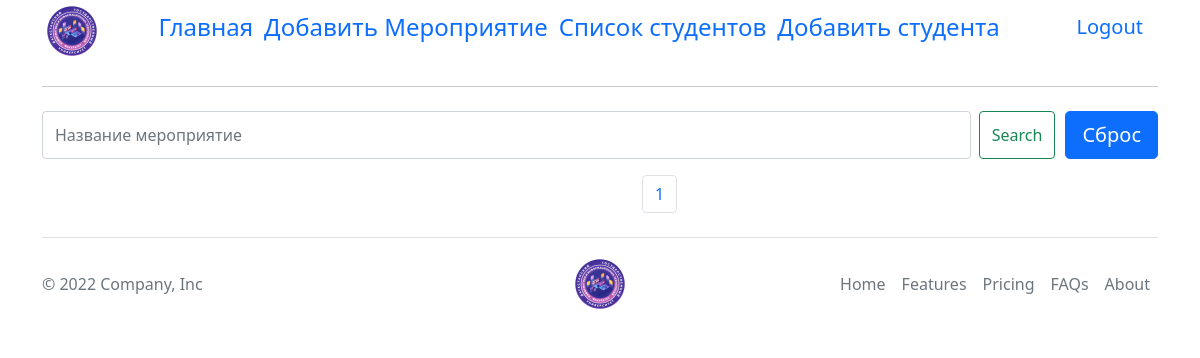
Before: /list_events/ (signed in) with the older database file.
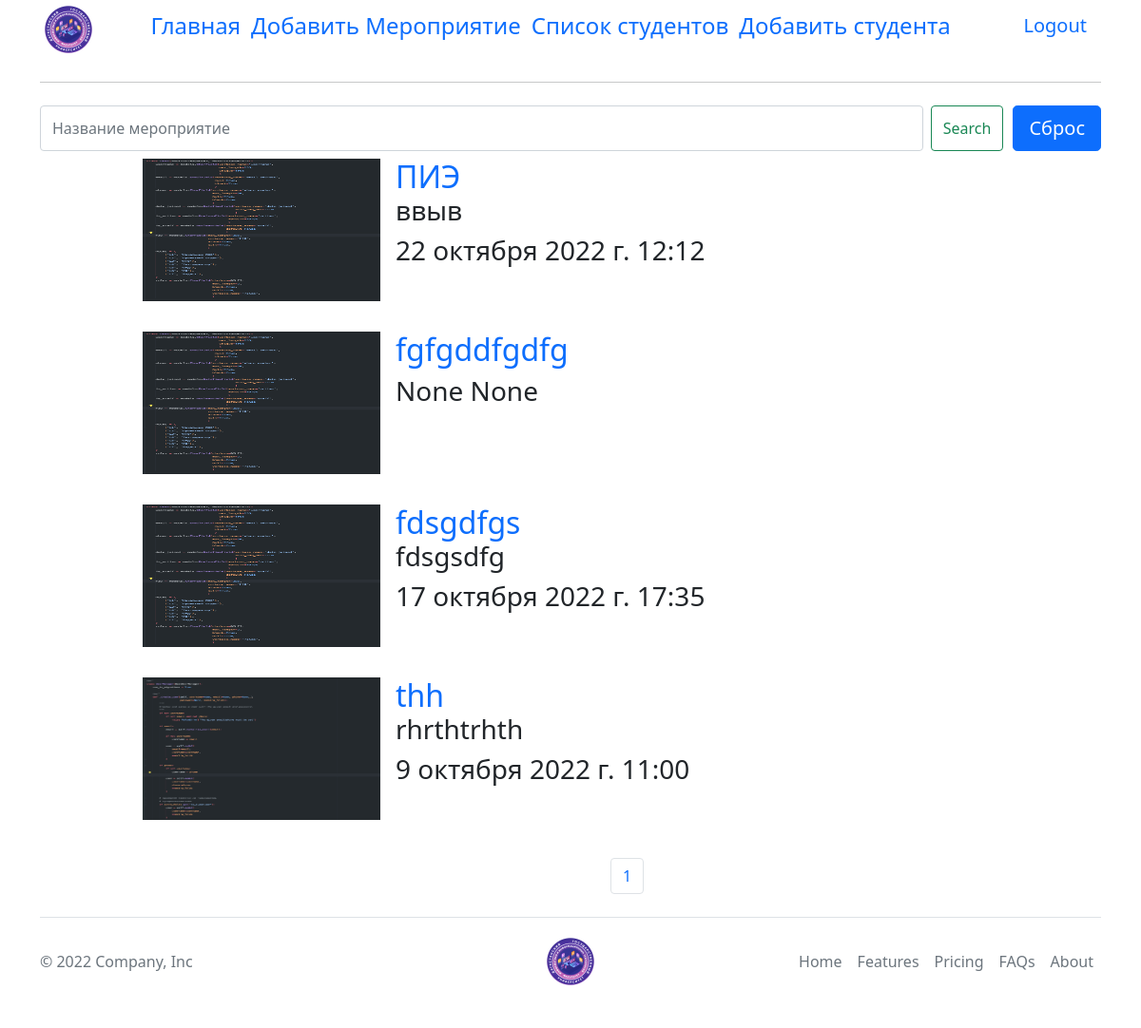
After: the same page with the newer database file.
### Students/models.py (models this page shows, shortened)
class Events(models.Model):
    name = models.CharField(max_length=255, verbose_name='Название мероприятия')
    photo = models.FileField(upload_to='Events/%Y/%m.%d/', verbose_name='Фото мероприятия')
    text = models.TextField(verbose_name='текст', blank=True)
    date = models.DateField(verbose_name='Дата мероприятия', blank=True, null=True)
    time = models.TimeField(verbose_name='Время мероприятия', blank=True, null=True)
    user = models.ForeignKey(to='CustomUser', verbose_name='Кто добавил', on_delete=models.CASCADE, null=True)
    class Meta:
        db_table = 'Events'

### Students/views.py (the view, shortened to what this page needs)
# urls.py: path('list_events/', ListEvents.as_view(), name='list_events'),
class ListEvents(LoginRequiredMixin, View):
    def get(self, request):
        model = Events.objects.all()
        paginator = Paginator(model, 5)
        page_number = request.GET.get('page')
        page_ogj = paginator.get_page(page_number)
        return render(request, "Students/for_base/create_events.html", {'models': page_ogj, 'menu': menu, 'list': True})

### Students/templates/Students/for_base/create_events.html (shortened to what this page needs)
{% extends 'Students/Base_student.html' %}
{% block content %}
    <div class="container">
        {% if not list %}
            <div class="events">
                <form action="." method="post" class="needs-validation" enctype="multipart/form-data">
                    {% csrf_token %}
                    {% for f in form %}
                        <p><label class="form-check-label" for="{{ f.id_for_label }}">{{ f.label }}:</label> {{ f }}</p>
                        <div class="form-error">{{ f.errors }}</div>
                    {% endfor %}
                    <hr class="my-4">
                    <button class="w-100 btn btn-primary btn-lg" type="submit">Добавить мероприятие</button>
                </form>
            </div>
        {% elif list %}
            <form class="d-flex" role="search" method="post" action="">
                <input class="form-control me-2" type="search" placeholder="Название мероприятие " name="events">
                <button class="btn btn-outline-success" type="submit">Search</button>
                <a class="djdt-width-20 btn btn-primary btn-lg" style="margin-left: 10px"
                   href="{% url 'list_events' %}">Сброс</a>
            </form>
            {% for model in models %}
                <div class="d-flex bd-highlight mb-3" style="margin-left: 100px">
                    <div class="p-2 bd-highlight">
                        <img src="{{ model.photo.url }}" alt="фото студента" width="250px" height="150px">
                    </div>
                    <div class="p-2 bd-highlight">
                        <a href="{% url 'detail_events' model.pk %}" class="h2 style-href">{{ model.name }}</a>
                        <p class="h3">{{ model.text|truncatewords:50 }}</p>
                        <p class="h3">{{ model.date }} {{ model.time }}</p>
                    </div>
                </div>
            {% endfor %}
        {% endif %}
        <ul class="pagination" style="margin-left: 600px">
            {% for i in models.paginator.page_range %}
                <li class="page-item">
                    <a href="?page={{ i }}" class="page-link">{{ i }}</a>
                </li>
            {% endfor %}
        </ul>
    </div>
{% endblock %}

### Students/templates/Students/Base_student.html (shortened to what this page needs)
<!DOCTYPE html>
{% load static %}
<html lang="en">
<head>
    <link href="https://cdn.jsdelivr.net/npm/bootstrap@5.0.2/dist/css/bootstrap.min.css" rel="stylesheet"
>
    <link href="{% static 'css/style.css' %}" rel="stylesheet">
</head>
<body>
<div class="container">
    <header class="d-flex flex-wrap align-items-center justify-content-center justify-content-md-between">
        <a href="/list_events" class="">
            <img src="{% static 'icon/logo.png' %}" alt="logo" style="width: 60px; height: 60px">
        </a>
        <ul class="hr">
            {% if request.user.roles == "S" %}
                {% for element in menu.0.student %}
                    <li><a href="{% url element.url_name %}" class=""><h4>{{ element.title }}</h4></a></li>
                {% endfor %}
            {% elif request.user.roles == "T" %}
                {% for element in menu.0.teacher %}
                    <li><a href="{% url element.url_name %}" class=""><h4>{{ element.title }}</h4></a></li>
                {% endfor %}
            {% elif request.user.roles == "B" %}
                {% for element in menu.0.birds %}
                    <li><a href="{% url element.url_name %}" class=""><h4>{{ element.title }}</h4></a></li>
                {% endfor %}
            {% endif %}
        </ul>
        {% if request.user.is_authenticated %}
            <div>
                <a href="{% url 'logout' %}">
                    <button type="button" class="bot_login"><h5>Logout</h5></button>
                </a>
            </div>
        {% else %}
            <div>
                <a href="{% url 'login' %}" class="bot_login">Login</a>
                <a href="{% url 'register' %}" class="bot_login">Sign-up</a>
            </div>
        {% endif %}
    </header>
    <hr class="my-4">
</div>
{% block content %}
{% endblock %}
<div class="container">
    <footer class="d-flex flex-wrap justify-content-between align-items-center py-3 my-4 border-top">
        <p class="col-md-4 mb-0 text-muted">© 2022 Company, Inc</p>
        <a href="/list_events" class="">
            <img src="{% static 'icon/logo.png' %}" alt="logo" style="width: 60px; height: 60px">
        </a>
        <ul class="nav col-md-4 justify-content-end">
            <li class="nav-item"><a href="#" class="nav-link px-2 text-muted">Home</a></li>
            <li class="nav-item"><a href="#" class="nav-link px-2 text-muted">Features</a></li>
            <li class="nav-item"><a href="#" class="nav-link px-2 text-muted">Pricing</a></li>
            <li class="nav-item"><a href="#" class="nav-link px-2 text-muted">FAQs</a></li>
            <li class="nav-item"><a href="#" class="nav-link px-2 text-muted">About</a></li>
        </ul>
    </footer>
</div>
</body>
</html>

### static/css/style.css (style rules this page uses)
ul.hr { display: flex; margin: 0; padding: 4px; }
ul.hr li { display: inline; margin-right: 5px; padding: 3px; }
ul.hr a { text-decoration: none; }
.bot_login { text-decoration: none; font-size: 20px; margin: 10px; border: 0; background: white; color: #0d6efd; padding: 5px; border-radius: 5px; }
.style-href { text-decoration: none }

Changed rows visible on the page:
added Events: photo (picture), name "ПИЭ", text "ввыв", date "22 октября 2022 г.", time "12:12"
added Events: photo (picture), name "fgfgddfgdfg", date "None", time "None"
added Events: photo (picture), name "fdsgdfgs", text "fdsgsdfg", date "17 октября 2022 г.", time "17:35"
added Events: photo (picture), name "thh", text "rhrthtrhth", date "9 октября 2022 г.", time "11:00"
